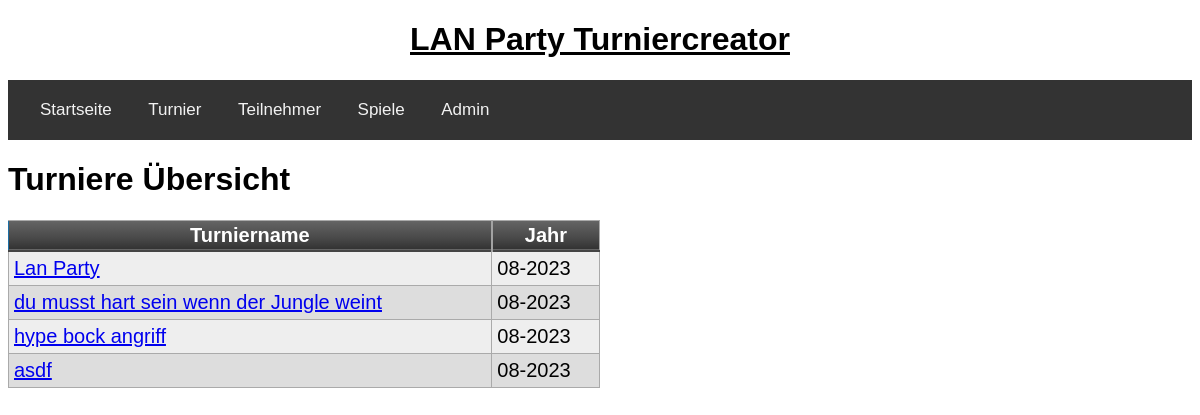
/turniere, run on an earlier commit of the app's database.
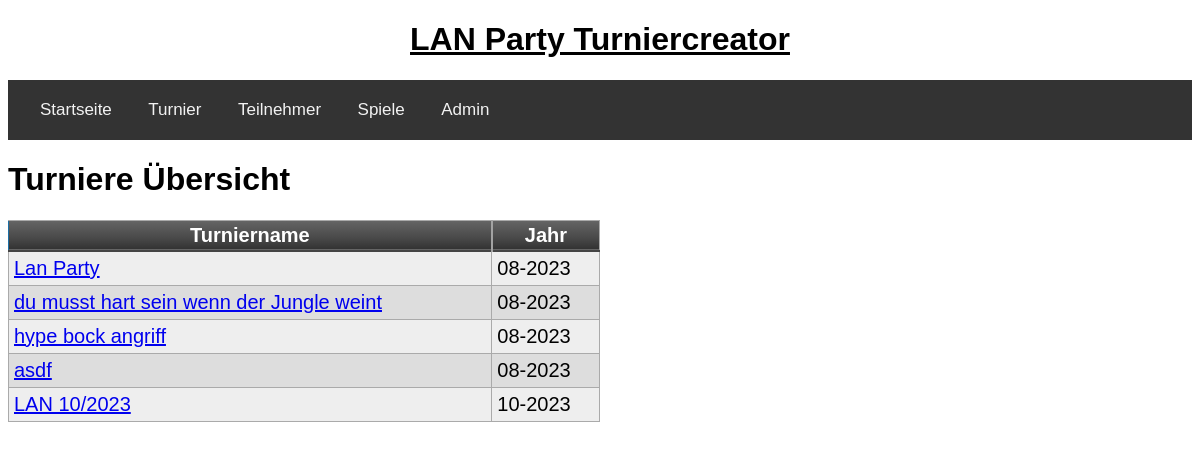
And on a later commit of the database.
### tables this page shows
CREATE TABLE turnier(turnierid integer primary key autoincrement, name text, jahr date default (strftime('%m-%Y')), teilnehmer text, sieger integer);

### app/routes.py (the view)
@app.route('/turniere')
def turniere():
	turniere = get_turniere()
	return render_template('tournament_all.html', title="Turniere", turniere=turniere)

### app/db/db.py (called while the page is built)
def get_turniere():
	query = 'select * from turnier;'
	return execute_select_query(query)

def execute_select_query(query):
	try:
		cursor.execute(query)
		return cursor.fetchall()
	except sqlite3.IntegrityError as e:
		return "Integrity Error: " + str(e)
	connection.close()

### app/templates/tournament_all.html
{% extends "base.html" %}
{% block app_content %}
    <h1>Turniere Übersicht</h1>
        <table class="myTable">
        <thead>
            <tr>
                <th>Turniername</th>
                <th>Jahr</th>
            </tr>
        </thead>
    {% for turnier in turniere %}
        <tr>
            <td><a href="{{ url_for("turnier", turnierid=turnier[0]) }}">{{ turnier[1] }}</a></td>
            <td>{{ turnier[2] }}</td>
        </tr>
    {% endfor %}
    </table>
{% endblock %}

What changed in the data, as far as the page shows it:
added turnier: name "LAN 10/2023", jahr "10-2023"
